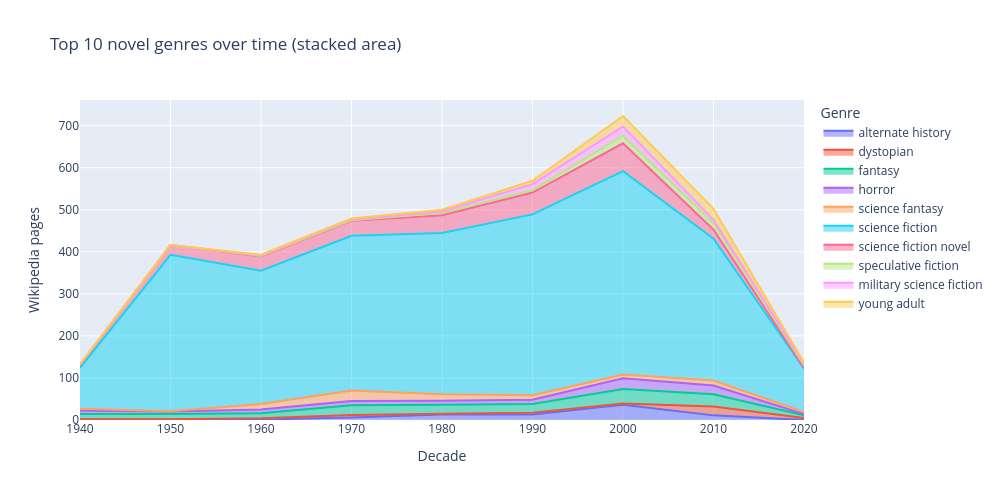

Source (notebook cell):
### Markdown cell above
## 3  Genre rise / fall (stacked area — novels)

### Code cell
TOP_N_AREA = 10
top_area_genres = novel_genres["genre"].value_counts().head(TOP_N_AREA).index.tolist()

area_df = (
    novel_genres[novel_genres["genre"].isin(top_area_genres)]
    .groupby(["decade", "genre"])
    .size()
    .reset_index(name="count")
)

fig = px.area(
    area_df, x="decade", y="count", color="genre",
    title=f"Top {TOP_N_AREA} novel genres over time (stacked area)",
    labels={"decade": "Decade", "count": "Wikipedia pages", "genre": "Genre"},
    width=1000, height=500,
)
fig.show()

### Figure 1 — Plotly figure (JSON) as saved in the notebook; plotly's stock layout.template omitted (floating-point values rounded to 4 significant figures)
{"data": [{"fillpattern": {"shape": ""}, "hovertemplate": "Genre=alternate history<br>Decade=%{x}<br>Wikipedia pages=%{y}<extra></extra>", "legendgroup": "alternate history", "line": {"color": "#636efa"}, "marker": {"symbol": "circle"}, "mode": "lines", "name": "alternate history", "orientation": "v", "showlegend": true, "stackgroup": "1", "type": "scatter", "x": [1940, 1950, 1960, 1970, 1980, 1990, 2000, 2010], "xaxis": "x", "y": [1, 1, 1, 6, 13, 13, 36, 11], "yaxis": "y"}, {"fillpattern": {"shape": ""}, "hovertemplate": "Genre=dystopian<br>Decade=%{x}<br>Wikipedia pages=%{y}<extra></extra>", "legendgroup": "dystopian", "line": {"color": "#EF553B"}, "marker": {"symbol": "circle"}, "mode": "lines", "name": "dystopian", "orientation": "v", "showlegend": true, "stackgroup": "1", "type": "scatter", "x": [1940, 1950, 1960, 1970, 1980, 1990, 2000, 2010, 2020], "xaxis": "x", "y": [1, 1, 3, 6, 2, 4, 3, 21, 5], "yaxis": "y"}, {"fillpattern": {"shape": ""}, "hovertemplate": "Genre=fantasy<br>Decade=%{x}<br>Wikipedia pages=%{y}<extra></extra>", "legendgroup": "fantasy", "line": {"color": "#00cc96"}, "marker": {"symbol": "circle"}, "mode": "lines", "name": "fantasy", "orientation": "v", "showlegend": true, "stackgroup": "1", "type": "scatter", "x": [1940, 1950, 1960, 1970, 1980, 1990, 2000, 2010, 2020], "xaxis": "x", "y": [12, 12, 12, 23, 21, 21, 35, 29, 6], "yaxis": "y"}, {"fillpattern": {"shape": ""}, "hovertemplate": "Genre=horror<br>Decade=%{x}<br>Wikipedia pages=%{y}<extra></extra>", "legendgroup": "horror", "line": {"color": "#ab63fa"}, "marker": {"symbol": "circle"}, "mode": "lines", "name": "horror", "orientation": "v", "showlegend": true, "stackgroup": "1", "type": "scatter", "x": [1940, 1950, 1960, 1970, 1980, 1990, 2000, 2010, 2020], "xaxis": "x", "y": [8, 6, 9, 10, 10, 10, 25, 21, 3], "yaxis": "y"}, {"fillpattern": {"shape": ""}, "hovertemplate": "Genre=science fantasy<br>Decade=%{x}<br>Wikipedia pages=%{y}<extra></extra>", "legendgroup": "science fantasy", "line": {"color": "#FFA15A"}, "marker": {"symbol": "circle"}, "mode": "lines", "name": "science fantasy", "orientation": "v", "showlegend": true, "stackgroup": "1", "type": "scatter", "x": [1940, 1950, 1960, 1970, 1980, 1990, 2000, 2010, 2020], "xaxis": "x", "y": [5, 1, 13, 25, 15, 11, 9, 12, 5], "yaxis": "y"}, {"fillpattern": {"shape": ""}, "hovertemplate": "Genre=science fiction<br>Decade=%{x}<br>Wikipedia pages=%{y}<extra></extra>", "legendgroup": "science fiction", "line": {"color": "#19d3f3"}, "marker": {"symbol": "circle"}, "mode": "lines", "name": "science fiction", "orientation": "v", "showlegend": true, "stackgroup": "1", "type": "scatter", "x": [1940, 1950, 1960, 1970, 1980, 1990, 2000, 2010, 2020], "xaxis": "x", "y": [97, 372, 317, 368, 384, 430, 484, 337, 103], "yaxis": "y"}, {"fillpattern": {"shape": ""}, "hovertemplate": "Genre=science fiction novel<br>Decade=%{x}<br>Wikipedia pages=%{y}<extra></extra>", "legendgroup": "science fiction novel", "line": {"color": "#FF6692"}, "marker": {"symbol": "circle"}, "mode": "lines", "name": "science fiction novel", "orientation": "v", "showlegend": true, "stackgroup": "1", "type": "scatter", "x": [1940, 1950, 1960, 1970, 1980, 1990, 2000, 2010, 2020], "xaxis": "x", "y": [6, 23, 34, 36, 42, 52, 66, 22, 2], "yaxis": "y"}, {"fillpattern": {"shape": ""}, "hovertemplate": "Genre=speculative fiction<br>Decade=%{x}<br>Wikipedia pages=%{y}<extra></extra>", "legendgroup": "speculative fiction", "line": {"color": "#B6E880"}, "marker": {"symbol": "circle"}, "mode": "lines", "name": "speculative fiction", "orientation": "v", "showlegend": true, "stackgroup": "1", "type": "scatter", "x": [1940, 1960, 1970, 1980, 1990, 2000, 2010, 2020], "xaxis": "x", "y": [2, 1, 1, 5, 6, 18, 15, 6], "yaxis": "y"}, {"fillpattern": {"shape": ""}, "hovertemplate": "Genre=military science fiction<br>Decade=%{x}<br>Wikipedia pages=%{y}<extra></extra>", "legendgroup": "military science fiction", "line": {"color": "#FF97FF"}, "marker": {"symbol": "circle"}, "mode": "lines", "name": "military science fiction", "orientation": "v", "showlegend": true, "stackgroup": "1", "type": "scatter", "x": [1960, 1970, 1980, 1990, 2000, 2010, 2020], "xaxis": "x", "y": [1, 2, 4, 14, 22, 8, 3], "yaxis": "y"}, {"fillpattern": {"shape": ""}, "hovertemplate": "Genre=young adult<br>Decade=%{x}<br>Wikipedia pages=%{y}<extra></extra>", "legendgroup": "young adult", "line": {"color": "#FECB52"}, "marker": {"symbol": "circle"}, "mode": "lines", "name": "young adult", "orientation": "v", "showlegend": true, "stackgroup": "1", "type": "scatter", "x": [1960, 1970, 1980, 1990, 2000, 2010, 2020], "xaxis": "x", "y": [2, 2, 4, 8, 25, 26, 4], "yaxis": "y"}], "layout": {"height": 500, "legend": {"title": {"text": "Genre"}, "tracegroupgap": 0}, "title": {"text": "Top 10 novel genres over time (stacked area)"}, "width": 1000, "xaxis": {"anchor": "y", "domain": [0, 1], "title": {"text": "Decade"}}, "yaxis": {"anchor": "x", "domain": [0, 1], "title": {"text": "Wikipedia pages"}}}}
